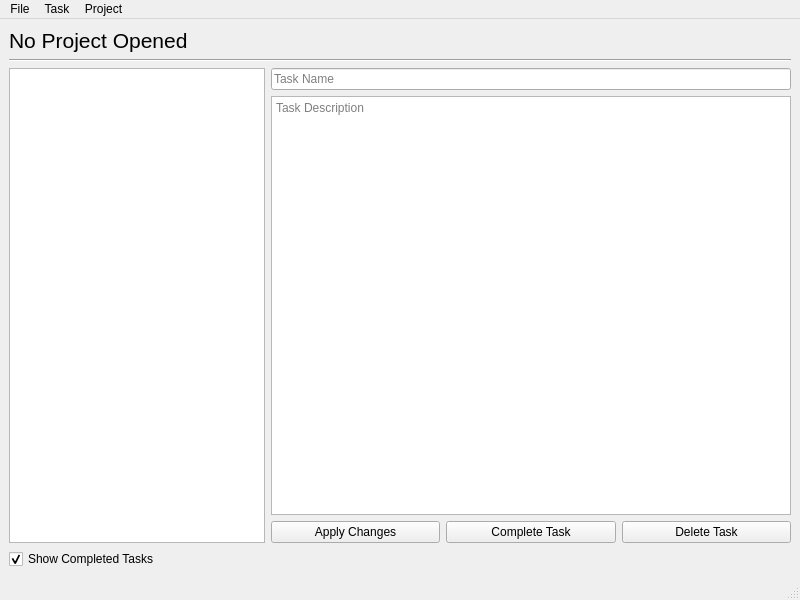
<?xml version="1.0" encoding="UTF-8"?>
<ui version="4.0">
 <class>MainWindow</class>
 <widget class="QMainWindow" name="MainWindow">
  <property name="geometry">
   <rect>
    <x>0</x>
    <y>0</y>
    <width>800</width>
    <height>600</height>
   </rect>
  </property>
  <property name="windowTitle">
   <string>Scatterbrain</string>
  </property>
  <widget class="QWidget" name="centralwidget">
   <property name="sizePolicy">
    <sizepolicy hsizetype="Expanding" vsizetype="Expanding">
     <horstretch>0</horstretch>
     <verstretch>0</verstretch>
    </sizepolicy>
   </property>
   <layout class="QVBoxLayout" name="verticalLayout_2">
    <item>
     <layout class="QHBoxLayout" name="projectInfoLayout">
      <item>
       <widget class="QLabel" name="projectNameLabel">
        <property name="enabled">
         <bool>true</bool>
        </property>
        <property name="font">
         <font>
          <pointsize>16</pointsize>
         </font>
        </property>
        <property name="contextMenuPolicy">
         <enum>Qt::ActionsContextMenu</enum>
        </property>
        <property name="text">
         <string>No Project Opened</string>
        </property>
        <property name="alignment">
         <set>Qt::AlignLeading|Qt::AlignLeft|Qt::AlignVCenter</set>
        </property>
       </widget>
      </item>
     </layout>
    </item>
    <item>
     <widget class="Line" name="line">
      <property name="orientation">
       <enum>Qt::Horizontal</enum>
      </property>
     </widget>
    </item>
    <item>
     <layout class="QHBoxLayout" name="horizontalLayout_2">
      <item>
       <widget class="QListView" name="projectTaskView">
        <property name="sizePolicy">
         <sizepolicy hsizetype="Minimum" vsizetype="Expanding">
          <horstretch>0</horstretch>
          <verstretch>0</verstretch>
         </sizepolicy>
        </property>
        <property name="contextMenuPolicy">
         <enum>Qt::ActionsContextMenu</enum>
        </property>
       </widget>
      </item>
      <item>
       <layout class="QVBoxLayout" name="taskItemLayout">
        <property name="sizeConstraint">
         <enum>QLayout::SetMinAndMaxSize</enum>
        </property>
        <item>
         <widget class="QLineEdit" name="taskTitleText">
          <property name="placeholderText">
           <string>Task Name</string>
          </property>
         </widget>
        </item>
        <item>
         <widget class="QTextEdit" name="taskDescriptionText">
          <property name="placeholderText">
           <string>Task Description</string>
          </property>
         </widget>
        </item>
        <item>
         <layout class="QHBoxLayout" name="taskControls">
          <item>
           <widget class="QPushButton" name="applyTaskButton">
            <property name="text">
             <string>Apply Changes</string>
            </property>
           </widget>
          </item>
          <item>
           <widget class="QPushButton" name="completeTaskButton">
            <property name="text">
             <string>Complete Task</string>
            </property>
           </widget>
          </item>
          <item>
           <widget class="QPushButton" name="deleteTaskButton">
            <property name="text">
             <string>Delete Task</string>
            </property>
           </widget>
          </item>
         </layout>
        </item>
       </layout>
      </item>
     </layout>
    </item>
    <item>
     <layout class="QHBoxLayout" name="taskViewControlsLayout">
      <item>
       <widget class="QCheckBox" name="showCompletedTasksCheckbox">
        <property name="text">
         <string>Show Completed Tasks</string>
        </property>
        <property name="checked">
         <bool>true</bool>
        </property>
       </widget>
      </item>
      <item>
       <spacer name="horizontalSpacer">
        <property name="orientation">
         <enum>Qt::Horizontal</enum>
        </property>
        <property name="sizeHint" stdset="0">
         <size>
          <width>40</width>
          <height>20</height>
         </size>
        </property>
       </spacer>
      </item>
     </layout>
    </item>
   </layout>
  </widget>
  <widget class="QMenuBar" name="menubar">
   <property name="geometry">
    <rect>
     <x>0</x>
     <y>0</y>
     <width>800</width>
     <height>21</height>
    </rect>
   </property>
   <widget class="QMenu" name="menuFile">
    <property name="title">
     <string>File</string>
    </property>
    <addaction name="actionNew_Project"/>
    <addaction name="actionOpen_Project"/>
    <addaction name="actionOpen_Random_Project"/>
    <addaction name="actionSave_Project_As"/>
    <addaction name="actionSave_Project"/>
    <addaction name="separator"/>
    <addaction name="actionSettings"/>
    <addaction name="actionQuit"/>
   </widget>
   <widget class="QMenu" name="menuTask">
    <property name="title">
     <string>Task</string>
    </property>
    <addaction name="actionAdd_Task"/>
    <addaction name="actionDelete_Task"/>
    <addaction name="actionComplete_Task"/>
   </widget>
   <widget class="QMenu" name="menuProject">
    <property name="title">
     <string>Project</string>
    </property>
    <addaction name="actionRename_Project"/>
   </widget>
   <addaction name="menuFile"/>
   <addaction name="menuTask"/>
   <addaction name="menuProject"/>
  </widget>
  <widget class="QStatusBar" name="statusbar"/>
  <action name="actionQuit">
   <property name="text">
    <string>Quit</string>
   </property>
  </action>
  <action name="actionSave_Project">
   <property name="enabled">
    <bool>false</bool>
   </property>
   <property name="text">
    <string>Save Project</string>
   </property>
   <property name="toolTip">
    <string>Save Project</string>
   </property>
   <property name="shortcut">
    <string>Ctrl+S</string>
   </property>
  </action>
  <action name="actionSave_Project_As">
   <property name="enabled">
    <bool>false</bool>
   </property>
   <property name="text">
    <string>Save Project As...</string>
   </property>
   <property name="toolTip">
    <string>Save Project As</string>
   </property>
   <property name="shortcut">
    <string>Ctrl+Shift+S</string>
   </property>
  </action>
  <action name="actionOpen_Project">
   <property name="text">
    <string>Open Project...</string>
   </property>
   <property name="toolTip">
    <string>Open Project</string>
   </property>
   <property name="shortcut">
    <string>Ctrl+O</string>
   </property>
  </action>
  <action name="actionNew_Project">
   <property name="text">
    <string>New Project</string>
   </property>
   <property name="shortcut">
    <string>Ctrl+N</string>
   </property>
  </action>
  <action name="actionAdd_Task">
   <property name="enabled">
    <bool>false</bool>
   </property>
   <property name="text">
    <string>Add Task</string>
   </property>
   <property name="shortcut">
    <string>Ctrl+Return</string>
   </property>
  </action>
  <action name="actionDelete_Task">
   <property name="enabled">
    <bool>false</bool>
   </property>
   <property name="text">
    <string>Delete Task</string>
   </property>
   <property name="shortcut">
    <string>Del</string>
   </property>
  </action>
  <action name="actionComplete_Task">
   <property name="enabled">
    <bool>false</bool>
   </property>
   <property name="text">
    <string>Complete Task</string>
   </property>
  </action>
  <action name="actionSettings">
   <property name="text">
    <string>Settings</string>
   </property>
  </action>
  <action name="actionRename_Project">
   <property name="enabled">
    <bool>false</bool>
   </property>
   <property name="text">
    <string>Rename Project</string>
   </property>
  </action>
  <action name="actionOpen_Random_Project">
   <property name="text">
    <string>Open Random Project</string>
   </property>
   <property name="shortcut">
    <string>Ctrl+R</string>
   </property>
  </action>
 </widget>
 <resources/>
 <connections/>
</ui>
